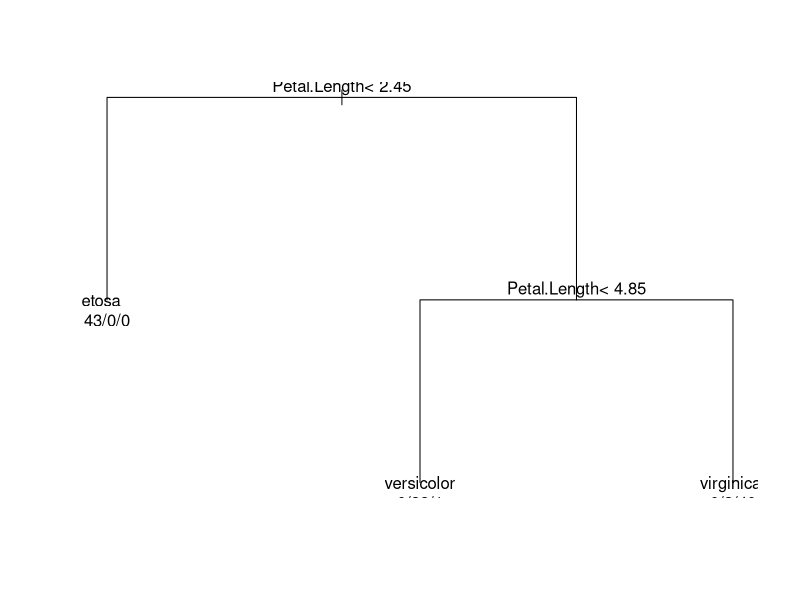

R code for this plot:
#=======================================================================================================
# Program For Decision Tree Using iris Data:- 
#=======================================================================================================
library(rpart) #library for Decision tree for generation of parts
Dataset=iris  
shuff=Dataset[sample(1:nrow(Dataset)),] # Shuffling the given dataset using sample command
trainData=shuff[1:125,] # divide that data into test & train 
testData=shuff[126:150,]
tree=rpart(Species ~ Sepal.Length+ Sepal.Width+Petal.Length+Petal.Width,trainData,method="class") # for generating tree
plot(tree)                            #plotting the tree 
text(tree, use.n = TRUE)  
predicted=round(predict(tree,testData)) #rounding the values 
Npredict=NULL
for (i in 1:nrow(predicted)) 
{
  prediction=as.numeric(which.max(predicted[i,]))
  Npredict=c(Npredict,prediction)
}
compare=(Npredict==as.numeric(testData$Species))               
accuracy=sum(compare)/length(Npredict)*100                      # accuracy
print(accuracy)                  